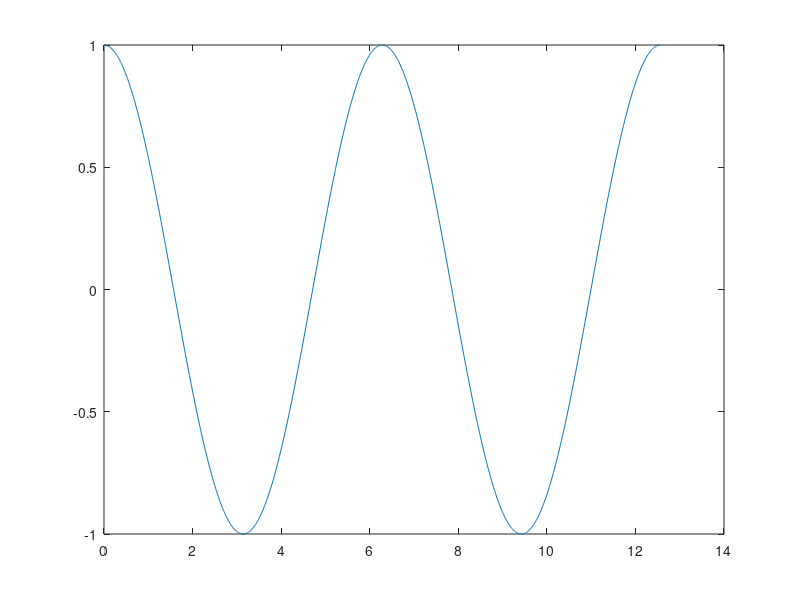

Write the MATLAB code that produced this figure.
%Task 3
%Basic Graphing code

%plotting a sinusoidal curve
close all
clear
clc
ts=0.01;
x=0:ts:4*pi
y=sin(x)
z=cos(x)
plot(x,y)
plot(x,z)